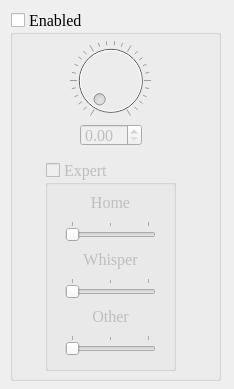
<?xml version="1.0" encoding="UTF-8"?>
<ui version="4.0">
 <class>ConfigPositionSpread</class>
 <widget class="QDialog" name="ConfigPositionSpread">
  <property name="geometry">
   <rect>
    <x>0</x>
    <y>0</y>
    <width>234</width>
    <height>389</height>
   </rect>
  </property>
  <property name="windowTitle">
   <string notr="true">CrossTalk: PositionSpread</string>
  </property>
  <widget class="QGroupBox" name="groupBox_SPS">
   <property name="geometry">
    <rect>
     <x>10</x>
     <y>10</y>
     <width>211</width>
     <height>371</height>
    </rect>
   </property>
   <property name="font">
    <font>
     <family>Times New Roman</family>
     <pointsize>12</pointsize>
     <weight>50</weight>
     <bold>false</bold>
    </font>
   </property>
   <property name="toolTip">
    <string/>
   </property>
   <property name="whatsThis">
    <string>&lt;html&gt;&lt;head/&gt;&lt;body&gt;&lt;p&gt;&lt;span style=&quot; font-weight:600; text-decoration: underline;&quot;&gt;Stereo Position Spread&lt;/span&gt;&lt;/p&gt;&lt;p&gt;When multiple people are talking at the same time, which tends to happen, they are harder to understand than necessary.&lt;/p&gt;&lt;p&gt;First, our brain is a lot better at decyphering those noises into language if they are located at seperate positions.&lt;/p&gt;&lt;p&gt;Second, the Teamspeak client is apparently mixing down at 16 bit. In consequence, when two or more people are talking, the mixer will not have the headroom to keep things from distorting.&lt;/p&gt;&lt;p&gt;This module shall help on both of these issues.&lt;/p&gt;&lt;/body&gt;&lt;/html&gt;</string>
   </property>
   <property name="autoFillBackground">
    <bool>true</bool>
   </property>
   <property name="styleSheet">
    <string notr="true"/>
   </property>
   <property name="title">
    <string notr="true">Enabled</string>
   </property>
   <property name="flat">
    <bool>false</bool>
   </property>
   <property name="checkable">
    <bool>true</bool>
   </property>
   <property name="checked">
    <bool>false</bool>
   </property>
   <widget class="QDial" name="dial_SPS">
    <property name="geometry">
     <rect>
      <x>45</x>
      <y>30</y>
      <width>111</width>
      <height>81</height>
     </rect>
    </property>
    <property name="toolTip">
     <string/>
    </property>
    <property name="whatsThis">
     <string>&lt;html&gt;&lt;head/&gt;&lt;body&gt;&lt;p&gt;&lt;span style=&quot; font-size:10pt; text-decoration: underline;&quot;&gt;Position Spread: Width&lt;/span&gt;&lt;/p&gt;&lt;p&gt;Use low values to keep speakers closer together, increase it to set them further apart.&lt;/p&gt;&lt;/body&gt;&lt;/html&gt;</string>
    </property>
    <property name="autoFillBackground">
     <bool>false</bool>
    </property>
    <property name="notchesVisible">
     <bool>true</bool>
    </property>
   </widget>
   <widget class="QDoubleSpinBox" name="doubleSpinBox_SPS">
    <property name="geometry">
     <rect>
      <x>70</x>
      <y>114</y>
      <width>62</width>
      <height>22</height>
     </rect>
    </property>
   </widget>
   <widget class="QGroupBox" name="groupBox_SPS_expert">
    <property name="geometry">
     <rect>
      <x>35</x>
      <y>150</y>
      <width>131</width>
      <height>211</height>
     </rect>
    </property>
    <property name="whatsThis">
     <string>Reserve regions in the stereo field for specific types of incoming audio streams.</string>
    </property>
    <property name="title">
     <string notr="true">Expert</string>
    </property>
    <property name="checkable">
     <bool>true</bool>
    </property>
    <property name="checked">
     <bool>false</bool>
    </property>
    <widget class="QWidget" name="verticalLayoutWidget">
     <property name="geometry">
      <rect>
       <x>20</x>
       <y>30</y>
       <width>91</width>
       <height>171</height>
      </rect>
     </property>
     <layout class="QVBoxLayout" name="verticalLayout_2">
      <item>
       <widget class="QLabel" name="label_SPS_Home">
        <property name="sizePolicy">
         <sizepolicy hsizetype="Preferred" vsizetype="Fixed">
          <horstretch>0</horstretch>
          <verstretch>0</verstretch>
         </sizepolicy>
        </property>
        <property name="whatsThis">
         <string>Audio Stream: Clients talking on the currently active server tab.</string>
        </property>
        <property name="frameShape">
         <enum>QFrame::NoFrame</enum>
        </property>
        <property name="text">
         <string notr="true">Home</string>
        </property>
        <property name="alignment">
         <set>Qt::AlignBottom|Qt::AlignHCenter</set>
        </property>
       </widget>
      </item>
      <item>
       <widget class="QSlider" name="slider_SPS_Home">
        <property name="whatsThis">
         <string>Audio Region: Left, Middle, Right</string>
        </property>
        <property name="maximum">
         <number>2</number>
        </property>
        <property name="pageStep">
         <number>1</number>
        </property>
        <property name="orientation">
         <enum>Qt::Horizontal</enum>
        </property>
        <property name="tickPosition">
         <enum>QSlider::TicksAbove</enum>
        </property>
       </widget>
      </item>
      <item>
       <widget class="QLabel" name="label_SPS_Whisper">
        <property name="sizePolicy">
         <sizepolicy hsizetype="Preferred" vsizetype="Fixed">
          <horstretch>0</horstretch>
          <verstretch>0</verstretch>
         </sizepolicy>
        </property>
        <property name="whatsThis">
         <string>Audio Stream: Any incoming whispers.</string>
        </property>
        <property name="text">
         <string notr="true">Whisper</string>
        </property>
        <property name="alignment">
         <set>Qt::AlignBottom|Qt::AlignHCenter</set>
        </property>
       </widget>
      </item>
      <item>
       <widget class="QSlider" name="slider_SPS_Whisper">
        <property name="whatsThis">
         <string>Audio Region: Left, Middle, Right</string>
        </property>
        <property name="maximum">
         <number>2</number>
        </property>
        <property name="pageStep">
         <number>1</number>
        </property>
        <property name="orientation">
         <enum>Qt::Horizontal</enum>
        </property>
        <property name="tickPosition">
         <enum>QSlider::TicksAbove</enum>
        </property>
       </widget>
      </item>
      <item>
       <widget class="QLabel" name="label_SPS_Other">
        <property name="sizePolicy">
         <sizepolicy hsizetype="Preferred" vsizetype="Fixed">
          <horstretch>0</horstretch>
          <verstretch>0</verstretch>
         </sizepolicy>
        </property>
        <property name="whatsThis">
         <string>Audio Stream: Clients talking on currently deselected server tabs.</string>
        </property>
        <property name="text">
         <string notr="true">Other</string>
        </property>
        <property name="alignment">
         <set>Qt::AlignBottom|Qt::AlignHCenter</set>
        </property>
       </widget>
      </item>
      <item>
       <widget class="QSlider" name="slider_SPS_Other">
        <property name="whatsThis">
         <string>Audio Region: Left, Middle, Right</string>
        </property>
        <property name="maximum">
         <number>2</number>
        </property>
        <property name="pageStep">
         <number>1</number>
        </property>
        <property name="orientation">
         <enum>Qt::Horizontal</enum>
        </property>
        <property name="tickPosition">
         <enum>QSlider::TicksAbove</enum>
        </property>
       </widget>
      </item>
     </layout>
    </widget>
   </widget>
  </widget>
 </widget>
 <resources/>
 <connections/>
</ui>
